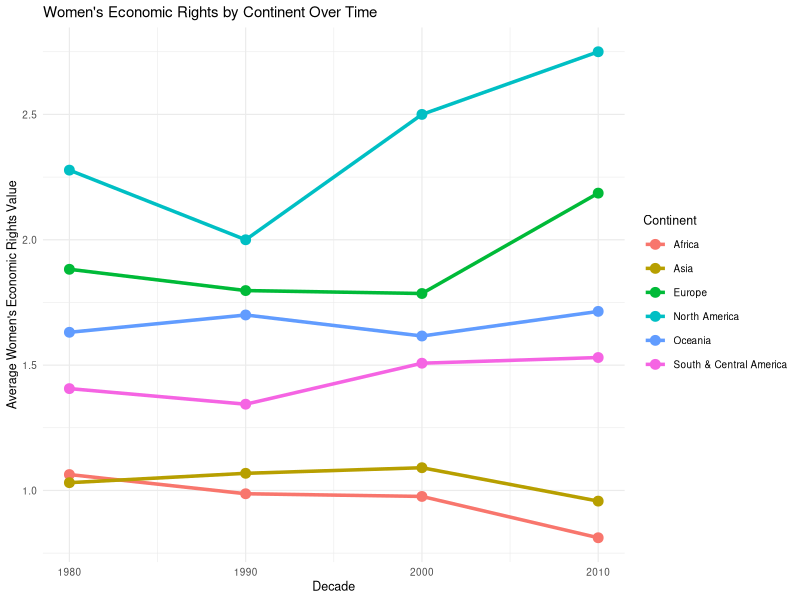
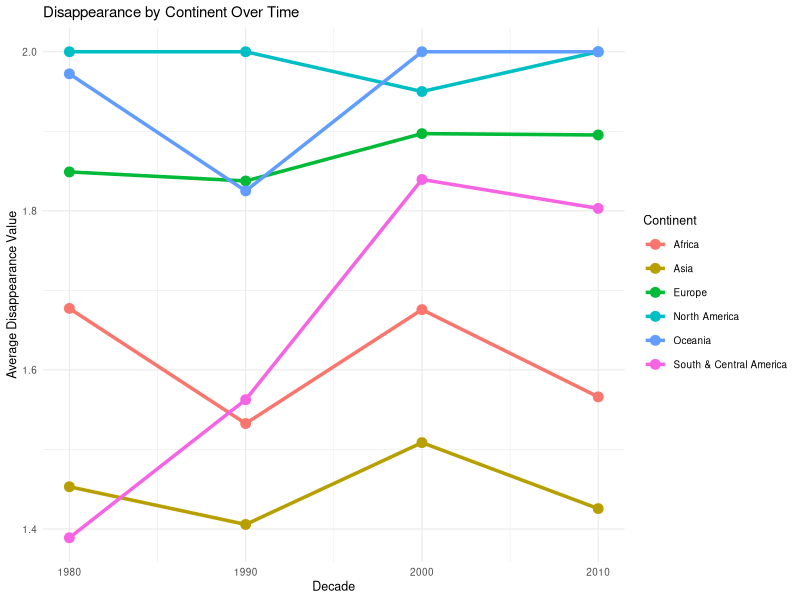
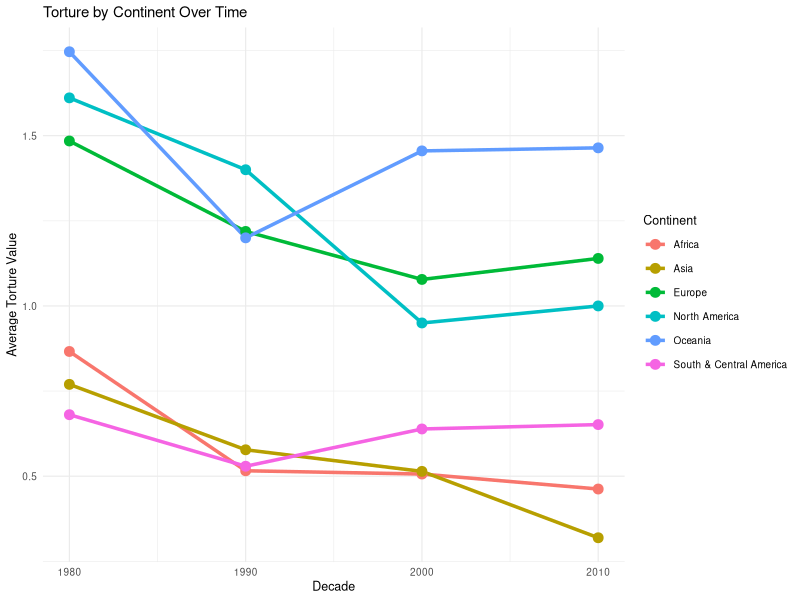
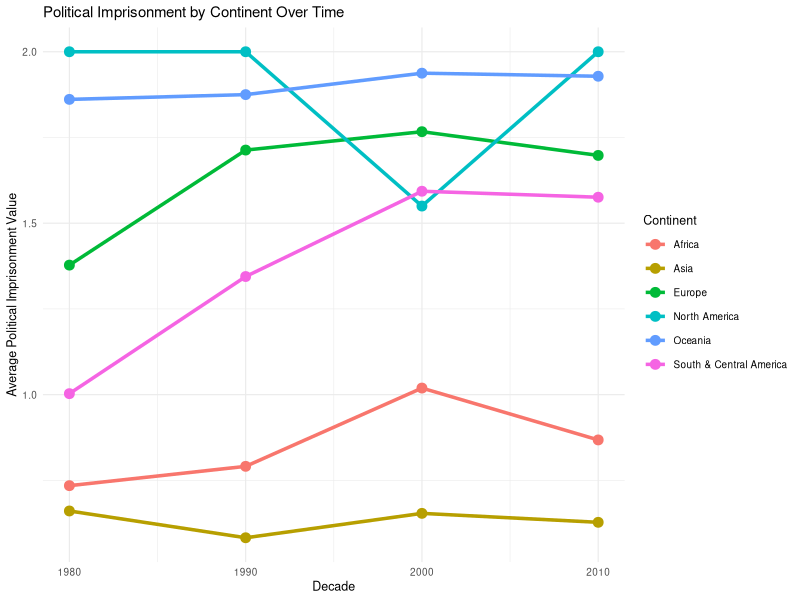
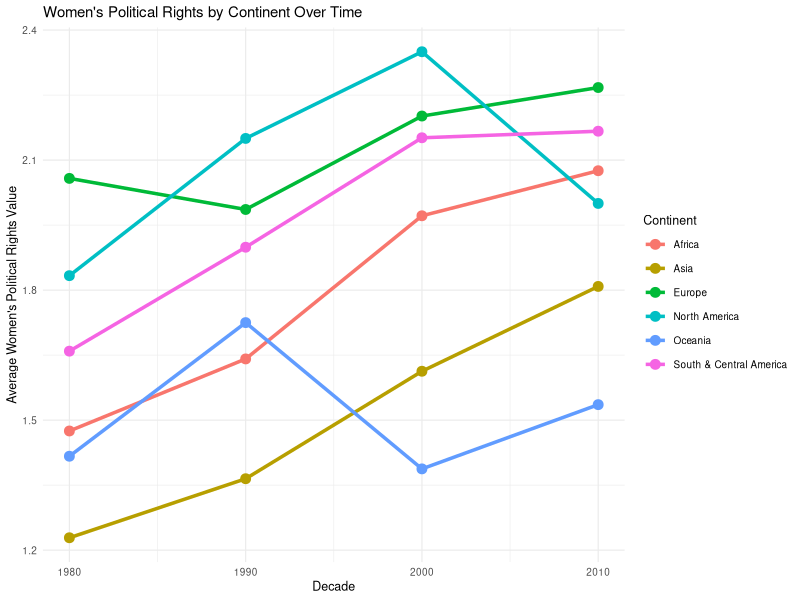
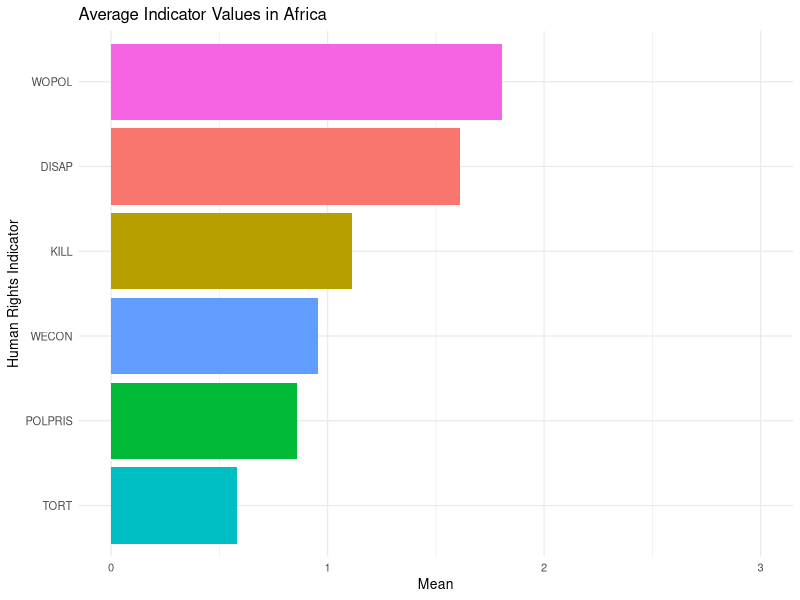
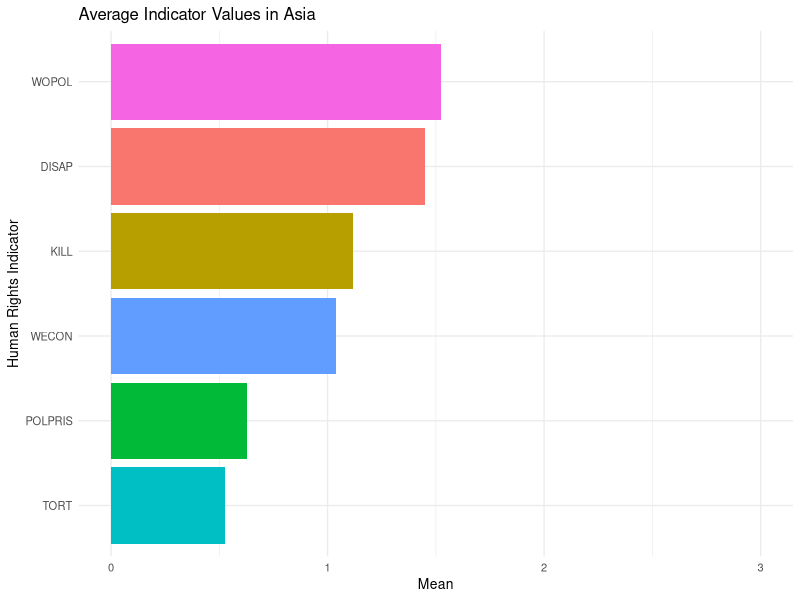
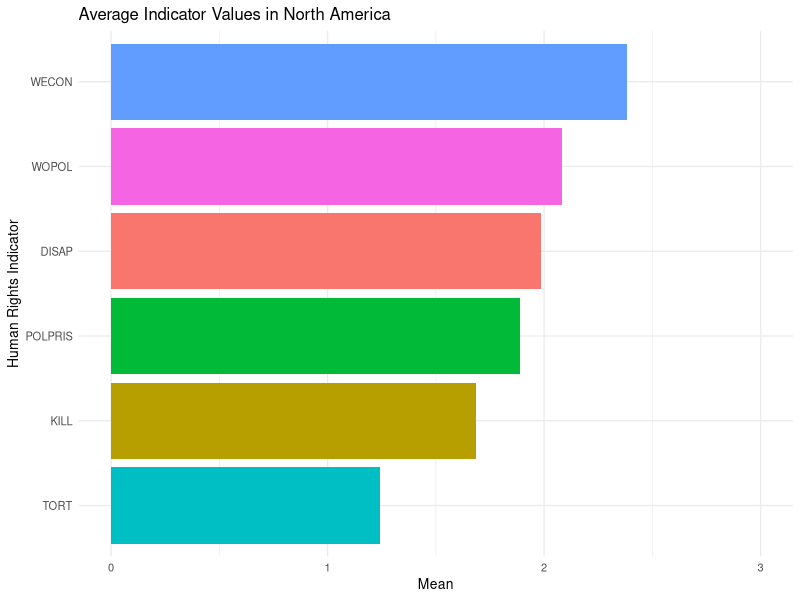

Recreate these plots in R, in order.
## ---- chunk 1
knitr::opts_chunk$set(echo = TRUE)

library(dplyr)
library(tidyverse)
## ---- chunk 2
ciri_data <- read_csv("data/dataverse_files/CIRI Data 1981_2011 2014.04.14.csv") 

# Removing unnecessary variables from data set
df <- ciri_data %>% 
  select(-c(COW, 
            POLITY, 
            UNSUBREG,
            PHYSINT,
            OLD_EMPINX,
            NEW_EMPINX,
            ASSN,
            FORMOV,
            DOMMOV,
            OLD_MOVE,
            SPEECH,
            ELECSD,
            OLD_RELFRE,
            NEW_RELFRE,
            WORKER,
            WOSOC,
            INJUD)) 
## ---- chunk 3
# Checking for number of NA's in each variable and deleting rows with NA's
print(colSums(is.na(df))) 
df_full <- na.omit(df) 

# Checking for duplicates within variables and duplicate rows
print(sum(duplicated(df_full))) 
df_no_dups <- distinct(df_full) 
## ---- chunk 4
# Making missing code, periods of interregnum, and occupation NAs
df_no_dups[df_no_dups == -999] <- NA
df_no_dups[df_no_dups == -77]  <- NA
df_no_dups[df_no_dups == -66]  <- NA

# Creating decade variable 
df_decade_region <- df_no_dups %>% 
  mutate(DECADE = floor(YEAR/10)*10)

# Map UNREG codes to continent/region names
region_map <- tibble(
  UNREG = c(2, 9, 419, 21, 142, 150),
  CONT = c("Africa", "Oceania", "South & Central America", "North America" , "Asia", "Europe") 
) 

# Combining the two tables
df_decade_region <- df_decade_region %>%
  left_join(region_map, by = "UNREG")

# Getting rid of duplicate column and renaming `CONT.x`
df_decade_region$CONT.y <- NULL

names(df_decade_region)[names(df_decade_region) == "CONT.x"] <- "CONT"

df_decade_region
## ---- chunk 5
# Creating list of human rights indicators 
key_vars <- c("DISAP", "KILL", "POLPRIS", "TORT", "WECON", "WOPOL")

# Mean of indicators over country
avg_indicators_ctry <- df_decade_region %>%
  group_by(CTRY) %>%
  summarise(across(all_of(key_vars), mean, na.rm = TRUE), .groups = "drop")

head(avg_indicators_ctry)
## ---- chunk 6
# Mean of indicators over UN continental regions
avg_indicators_cont <- df_decade_region %>%
  group_by(CONT) %>%
  summarise(across(all_of(key_vars), mean, na.rm = TRUE), .groups = "drop")

avg_indicators_cont
## ---- chunk 7
# Mean of indicators grouped by decade 
df_decade_avg <- df_decade_region %>%
  group_by(DECADE) %>%
  summarise(across(all_of(key_vars), mean, na.rm = TRUE), .groups = "drop")

df_decade_avg
## ---- chunk 8
# Mean of indicators grouped by continent, country, and decade 
df_continent_decade_avg <- df_decade_region %>%
  group_by(CONT, CTRY, DECADE) %>%
  summarise(across(all_of(key_vars), mean, na.rm = TRUE), .groups = "drop")

head(df_continent_decade_avg)
## ---- chunk 9
plot_hr_indicator <- function(data, indicator, title_label) {
  
  data %>%
    group_by(CONT, DECADE) %>%
    summarize(avg_value = mean({{ indicator }}, na.rm = TRUE), .groups = "drop") %>%
    ggplot(aes(x = DECADE, y = avg_value, color = CONT, group = CONT)) +
    geom_line(size = 1.2) +
    geom_point(size = 3) +
    labs(
      title = paste(title_label, "by Continent Over Time"),
      x = "Decade",
      y = paste("Average", title_label, "Value"),
      color = "Continent"
    ) +
    theme_minimal(base_size = 9) 
}
## ---- chunk 10
plot_hr_indicator(df_continent_decade_avg, WECON, "Women's Economic Rights")
## ---- chunk 11
plot_hr_indicator(df_continent_decade_avg, DISAP, "Disappearance")
## ---- chunk 12
plot_hr_indicator(df_continent_decade_avg, TORT, "Torture")
## ---- chunk 13
plot_hr_indicator(df_continent_decade_avg, POLPRIS, 
                  "Political Imprisonment")
## ---- chunk 14
plot_hr_indicator(df_continent_decade_avg, WOPOL, "Women's Political Rights")
## ---- chunk 15
# Function for seeing indicator within continent 
plot_indicator_means <- function(data, continent, indicators) {
  data %>%
    filter(CONT == continent) %>%
    select(CONT, all_of(indicators)) %>%
    pivot_longer(cols = all_of(indicators), names_to = "Indicator", values_to = "Value") %>%
    group_by(Indicator) %>%
    summarize(Mean_Value = mean(Value, na.rm = TRUE)) %>%
    ggplot(aes(x = reorder(Indicator, Mean_Value), y = Mean_Value, fill = Indicator)) +
    geom_col() +
    coord_flip() +
    scale_y_continuous(limits = c(0, 3), breaks = 0:3) +
    labs(
      title = paste("Average Indicator Values in", continent),
      x = "Human Rights Indicator",
      y = "Mean",
      fill = "Indicator"
    ) +
    theme_minimal(base_size = 10) +
    theme(legend.position = "none")
}
## ---- chunk 16
# Plotting function for Africa Geoscheme across all key variables
plot_indicator_means(
  df_continent_decade_avg,
  continent = "Africa",
  indicators = key_vars
)
## ---- chunk 17
# Plotting function for Asia Geoscheme across all key variables
plot_indicator_means(
  df_continent_decade_avg,
  continent = "Asia",
  indicators = key_vars
)
## ---- chunk 18
# Plotting function for Asia Geoscheme across all key variables
plot_indicator_means(
  df_continent_decade_avg,
  continent = "North America",
  indicators = key_vars
)
## ---- chunk 19
# Plotting function for South & Central America Geoscheme across all key variables
plot_indicator_means(
  df_continent_decade_avg,
  continent = "South & Central America",
  indicators = key_vars
)
## ---- chunk 20
# Plotting function for Oceania Geoscheme across all key variables
plot_indicator_means(
  df_continent_decade_avg,
  continent = "Oceania",
  indicators = key_vars
)
## ---- chunk 21

plot_country_means <- function(data, continent, indicators) {
  data %>%
    filter(CONT == continent) %>%
    group_by(CTRY) %>%
    summarize(across(all_of(indicators), ~ mean(.x, na.rm = TRUE))) %>%
    pivot_longer(cols = all_of(indicators), names_to = "Indicator", values_to = "Mean_Value") %>%
    ggplot(aes(x = reorder(CTRY, Mean_Value), y = Mean_Value, fill = Indicator)) +
    geom_col(position = "dodge") +
    coord_flip() +
    scale_y_continuous(limits = c(0, 3), breaks = 0:3) +
    labs(
      title = paste("Average Indicator Values by Country in", continent),
      x = "Country",
      y = "Mean",
      fill = "Indicator"
    ) +
    theme_minimal(base_size = 5)
}
## ---- chunk 22
# Average values of women's economic rights among countries in Africa
plot_country_means(df_continent_decade_avg, "Africa", 'WECON')
## ---- chunk 23
# Average values of political imprisonment  among countries in Africa
plot_country_means(df_continent_decade_avg, "Africa", 'POLPRIS')
## ---- chunk 24
# Average values of women's political rights among countries in Asia
plot_country_means(df_continent_decade_avg, "Asia", 'WOPOL')
## ---- chunk 25
# Average values of political imprisonment rights among countries in Asia
plot_country_means(df_continent_decade_avg, "Asia", 'POLPRIS')
## ---- chunk 26
# Average values of women's economic rights among countries in... 
# South & Central America
plot_country_means(df_continent_decade_avg, "South & Central America", 'WECON')
## ---- chunk 27
# Fetching world map model
world <- map_data("world")

# Pivoting `avg_indicators_ctry` to create table for graph
avg_indicators_long <- avg_indicators_ctry %>%
  pivot_longer(cols = all_of(key_vars),
               names_to = "Indicator",
               values_to = "Score")
# Join tables on country and remove NAs 
map_joined <- world %>%
  left_join(avg_indicators_long, by = c("region" = "CTRY")) %>%
  filter(!is.na(Score))

# Create Map
ggplot(map_joined, aes(long, lat, group = group)) +
  geom_polygon(aes(fill = Score, alpha = Score), color = "white", size = 0.2) +
  scale_fill_gradient(
    name = "Score (0–3)",
    low = "pink", high = "navy"  # no na.value
  ) +
  scale_alpha_continuous(range = c(0.3, 1)) +
  coord_fixed(1.3) +
  labs(
    title = "Global Heat Maps of Human Rights Indicators",
    subtitle = "Color and Transparency represent score intensity (0 = low, 3 = high)"
  ) +
  facet_wrap(~ Indicator, ncol = 2) +
  theme_minimal(base_size = 8) +
  theme(
    legend.position = "bottom",
    strip.text = element_text(face = "bold"), 
    plot.title = element_text(size = 12, face = "bold"), 
    plot.subtitle = element_text(size = 9)) 
